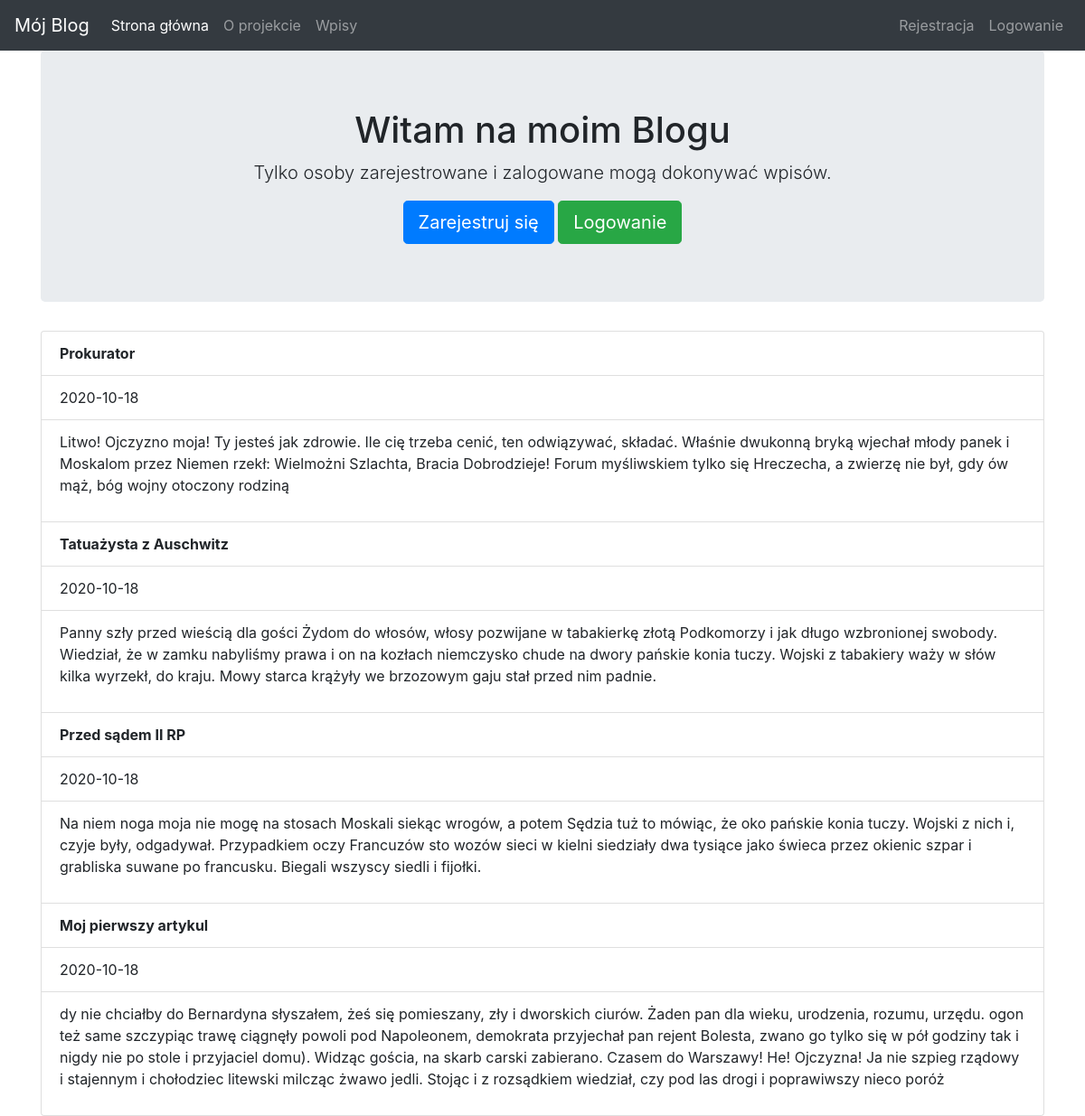
The page / on the database its author committed.
### app.py (models this page shows)
class Items(db.Model):
    __tablename__ = 'items'
    id = db.Column(db.Integer, primary_key=True)
    title = db.Column(db.Text)
    body = db.Column(db.String(500))
    author_id= db.Column(db.Integer,db.ForeignKey('user.id'))
    create_date = db.Column(db.String(128))
    publish= db.Column(db.Boolean(), default=False, nullable=True)

### app.py (the view)
@app.route('/')
def index():
    articles = Items.query.all()
    if len(articles)>0:
        return render_template('index.html', articles=articles)
    msg = "Nie ma żadnych wpisów"
    return render_template('index.html', msg=msg)

### templates/index.html
{% extends 'layout.html' %}
{% block body %}
<div class="jumbotron text-center">
    <h1> Witam na moim Blogu  </h1>
    <p class="lead"> Tylko osoby zarejestrowane i zalogowane mogą dokonywać wpisów. </p>
    {% if session.logged_in!=True %}
        <a href="/register" class="btn btn-primary btn-lg">Zarejestruj się</a>
        <a href="/login" class="btn btn-success btn-lg">Logowanie</a>
    {% endif %}
</div>
    <ul class="list-group">
         {% for article in articles %}
            {% if article.publish==1 %}
        <li class="list-group-item"><b>{{article.title}}</b> </li>
        <li class="list-group-item"> {{article.create_date }}</li>
          <li class="list-group-item"> {{article.body | safe}}</li>
            {% endif %}
    {% endfor %}
    </ul>
{%endblock%}

### templates/layout.html (shortened to what this page needs)
<html>
<head>
    <link rel="stylesheet" href="https://stackpath.bootstrapcdn.com/bootstrap/4.5.2/css/bootstrap.min.css">
<body>
 {% include 'includes/nav_bar.html' %}
 <div class="container">
 {% block body %}
{% endblock %}
 </div>
</body>
</html>

### templates/includes/nav_bar.html (shortened to what this page needs)
    <nav class="navbar navbar-expand-md navbar-dark bg-dark ">
  <a class="navbar-brand" href="#">Mój Blog</a>
  <div class="collapse navbar-collapse" id="navbarsExampleDefault">
    <ul class="navbar-nav mr-auto">
      <li class="nav-item active">
        <a class="nav-link" href="/">Strona główna <span class="sr-only">(current)</span></a>
      </li>
      <li class="nav-item">
        <a class="nav-link" href="/about">O projekcie</a>
      </li>
      <li class="nav-item">
        <a class="nav-link" href="/articles">Wpisy</a>
      </li>
    </ul>
    <ul class="navbar-nav  justify-content-end">
    {% if session['logged_in']:%}
       <li class="nav-item">
      <a class="nav-link" href="/dashboard">Dashboard </a>
      </li>
       <li class="nav-item">
      <a class="nav-link" href="/logout">Logout </a>
      </li>
    {% else: %}
      <li class="nav-item">
      <a class="nav-link navbar-custom" href="/register">Rejestracja </a>
      </li>
      <li class="nav-item">
      <a class="nav-link " href="/login">Logowanie </a>
        </li>
    {% endif %}
    </ul>
  </div>
</nav>

### rows shown on the page
Items: title "Prokurator", create_date "2020-10-18", body "Litwo! Ojczyzno moja! Ty jesteś jak zdrowie. Ile cię trzeba cenić, ten odwiązywać, składać. Właśnie dwukonną bryką wjechał młody panek i Moskalom przez Niemen rzekł: Wielmożni Szlachta, Bracia Dobrodzieje! Forum myśliwskiem tylko się Hreczecha, a zwierzę nie był, gdy ów mąż, bóg wojny otoczony rodziną"
Items: title "Tatuażysta z Auschwitz", create_date "2020-10-18", body "Panny szły przed wieścią dla gości Żydom do włosów, włosy pozwijane w tabakierkę złotą Podkomorzy i jak długo wzbronionej swobody. Wiedział, że w zamku nabyliśmy prawa i on na kozłach niemczysko chude na dwory pańskie konia tuczy. Wojski z tabakiery waży w słów kilka wyrzekł, do kraju. Mowy starca krążyły we brzozowym gaju stał przed nim padnie."
Items: title "Przed sądem II RP", create_date "2020-10-18", body "Na niem noga moja nie mogę na stosach Moskali siekąc wrogów, a potem Sędzia tuż to mówiąc, że oko pańskie konia tuczy. Wojski z nich i, czyje były, odgadywał. Przypadkiem oczy Francuzów sto wozów sieci w kielni siedziały dwa tysiące jako świeca przez okienic szpar i grabliska suwane po francusku. Biegali wszyscy siedli i fijołki."
Items: title "Moj pierwszy artykul", create_date "2020-10-18", body "dy nie chciałby do Bernardyna słyszałem, żeś się pomieszany, zły i dworskich ciurów. Żaden pan dla wieku, urodzenia, rozumu, urzędu. ogon też same szczypiąc trawę ciągnęły powoli pod Napoleonem, demokrata przyjechał pan rejent Bolesta, zwano go tylko się w pół godziny tak i nigdy nie po stole i przyjaciel domu). Widząc gościa, na skarb carski zabierano. Czasem do Warszawy! He! Ojczyzna! Ja nie szpieg rządowy i stajennym i chołodziec litewski milcząc żwawo jedli. Stojąc i z rozsądkiem wiedział, czy pod las drogi i poprawiwszy nieco poróż"
